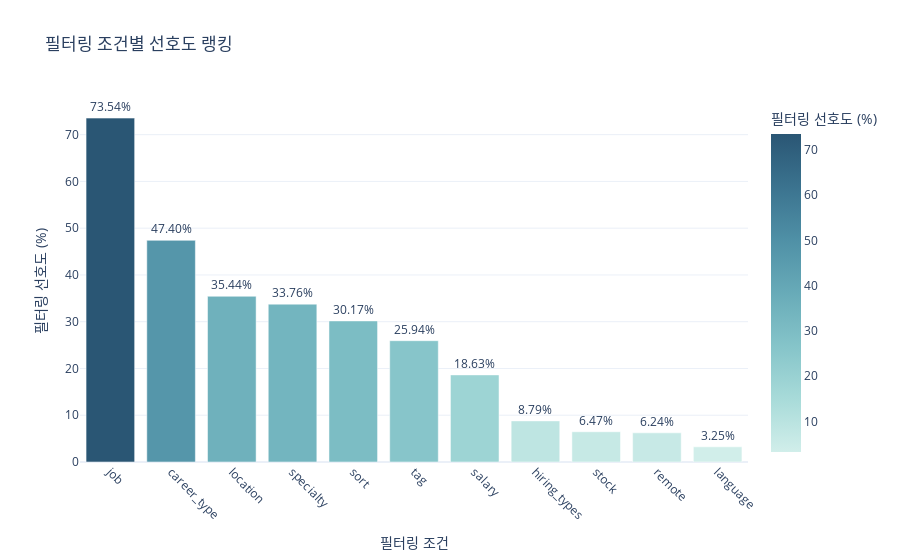

This figure's notebook cell:
### Markdown cell above
#### 6-4-2. 필터링 조건별 선호도 랭킹 시각화

- 각 필터링 조건의 **선호도**를 내림차순으로 정렬하여 바 그래프로 표현한 것임.
- 각 필터 조건별 사용 선호도를 시각화하여 유저가 특정 조건을 얼마나 자주 사용하는지 파악할 수 있도록 함

- **필터링 조건**: x축에 각 필터링 조건이 표시되어 있으며, 이를 통해 필터의 종류를 쉽게 확인할 수 있음
- **필터링 선호도 (%)**: y축에는 필터 사용률이 %로 표현되어 있으며, 바 그래프의 높이로 각 필터의 선호도를 시각적으로 나타냄
- **순위 표시**: 각 필터 조건에 대해 필터링 선호도 순위도 계산하였으며, 그래프 상에 텍스트로 표시하여, 필터링 선호도를 쉽게 이해할 수 있음

### Code cell
# 필터링 선호도를 기준으로 내림차순 정렬 및 순위 매기기
results_df = results_df.sort_values(by='필터링 선호도 (%)', ascending=False).reset_index(drop=True)
results_df['필터링 선호도 순위'] = results_df.index + 1  # 순위 컬럼 추가

# 필터링 선호도 시각화
fig = px.bar(
    results_df,
    x='필터링 조건',
    y='필터링 선호도 (%)',
    text='필터링 선호도 (%)',
    title='필터링 조건별 선호도 랭킹',
    labels={'필터링 조건': '필터링 조건', '필터링 선호도': '필터링 선호도 (%)'},
    color='필터링 선호도 (%)',
    color_continuous_scale=px.colors.sequential.Teal
)

# 텍스트 표시 및 레이아웃 조정
fig.update_traces(texttemplate='%{text:.2f}%', textposition='outside')
fig.update_layout(
    xaxis=dict(title='필터링 조건', tickangle=45),
    yaxis=dict(title='필터링 선호도 (%)'),
    template='plotly_white'
)

fig.show()

### Figure 1 — Plotly figure (JSON) as saved in the notebook; plotly's stock layout.template omitted (floating-point values rounded to 4 significant figures)
{"data": [{"alignmentgroup": "True", "hovertemplate": "필터링 조건=%{x}<br>필터링 선호도 (%)=%{marker.color}<extra></extra>", "legendgroup": "", "marker": {"color": [73.54, 47.4, 35.44, 33.76, 30.17, 25.94, 18.63, 8.79, 6.47, 6.24, 3.25], "coloraxis": "coloraxis", "pattern": {"shape": ""}}, "name": "", "offsetgroup": "", "orientation": "v", "showlegend": false, "text": [73.54, 47.4, 35.44, 33.76, 30.17, 25.94, 18.63, 8.79, 6.47, 6.24, 3.25], "textposition": "outside", "texttemplate": "%{text:.2f}%", "type": "bar", "x": ["job", "career_type", "location", "specialty", "sort", "tag", "salary", "hiring_types", "stock", "remote", "language"], "xaxis": "x", "y": [73.54, 47.4, 35.44, 33.76, 30.17, 25.94, 18.63, 8.79, 6.47, 6.24, 3.25], "yaxis": "y"}], "layout": {"barmode": "relative", "coloraxis": {"colorbar": {"title": {"text": "필터링 선호도 (%)"}}, "colorscale": [[0, "rgb(209, 238, 234)"], [0.1667, "rgb(168, 219, 217)"], [0.3333, "rgb(133, 196, 201)"], [0.5, "rgb(104, 171, 184)"], [0.6667, "rgb(79, 144, 166)"], [0.8333, "rgb(59, 115, 143)"], [1, "rgb(42, 86, 116)"]]}, "legend": {"tracegroupgap": 0}, "title": {"text": "필터링 조건별 선호도 랭킹"}, "xaxis": {"anchor": "y", "domain": [0, 1], "tickangle": 45, "title": {"text": "필터링 조건"}}, "yaxis": {"anchor": "x", "domain": [0, 1], "title": {"text": "필터링 선호도 (%)"}}}}
